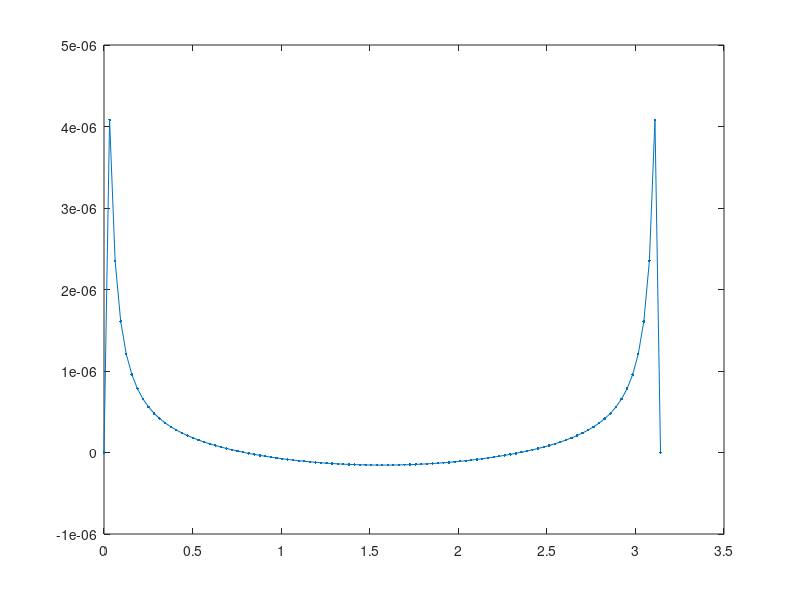

Recreate this plot in MATLAB.
clear;

function [u,xvek,tvek] = fourier1(T,N,tN,xN)
dx = pi/xN;
dt = T/tN;
xvek  = 0:dx:pi;
tvek  = 0:dt:T;
u  = zeros(length(xvek),length(tvek));

for k=0:N
    u = u + (8/(pi*(2*k+1)^3)) * sin((2*k+1)*xvek') * exp(-(2*k+1)^2*tvek);
end

end

function [u,xvek,tvek] = fourier2(T,N,tN,xN)
dx = pi/xN;
dt = T/tN;
xvek  = 0:dx:pi;
tvek  = 0:dt:T;
u  = zeros(length(xvek),length(tvek));

for n=1:N
    u = u + (((2*sin(n*pi/2))/(pi*n^2)) - cos(n*pi/2)/n) * sin(n*xvek') * exp(-n^2*tvek);
end

end

N = 1e2; tN = 100; xN = 100; T = 4;
[u,xvek,tvek] = fourier1(T,N,tN,xN);

% surf(tvek,xvek,u)
% xlabel('t'),ylabel('x'),zlabel('u')

ustart = zeros(size(xvek));

%plot(xvek,x.*(pi-x));

for k=0:100
    ustart = ustart + 8/pi/(2*k+1)^3*sin((2*k+1)*xvek);
end

plot(xvek,xvek.*(pi-xvek)-ustart,'.-')
